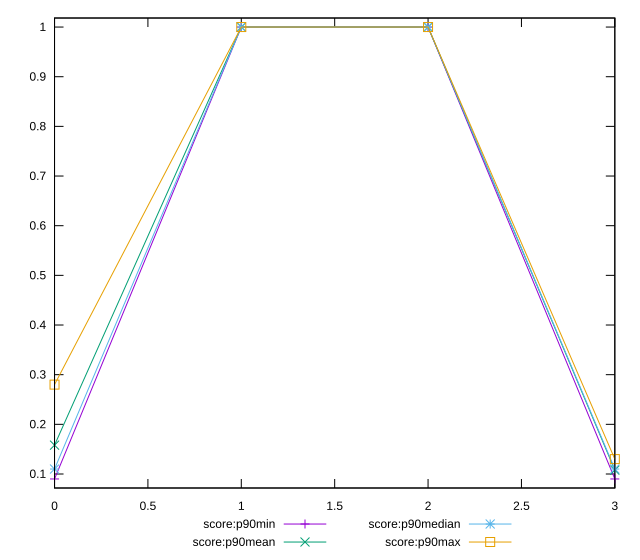

Write gnuplot code to recreate this figure.
reset

$scoreP90Min <<EOF
0 0.09
1 1
2 1
3 0.09
EOF

$scoreP90Mean <<EOF
0 0.15808510638297865
1 1
2 1
3 0.1078723404255319
EOF

$scoreP90Median <<EOF
0 0.11
1 1
2 1
3 0.11
EOF

$scoreP90Max <<EOF
0 0.28
1 1
2 1
3 0.13
EOF

set key outside below
set xrange [0:3]
set yrange [0.0718:1.0182]
set trange [0.0718:1.0182]
set terminal svg size 640, 560 enhanced background rgb 'white'
set output "reports/report_00030_2021-02-24T20-42-31.540Z/unused-javascript/progression/score.svg"

plot $scoreP90Min title "score:p90min" with linespoints, \
     $scoreP90Mean title "score:p90mean" with linespoints, \
     $scoreP90Median title "score:p90median" with linespoints, \
     $scoreP90Max title "score:p90max" with linespoints

reset
